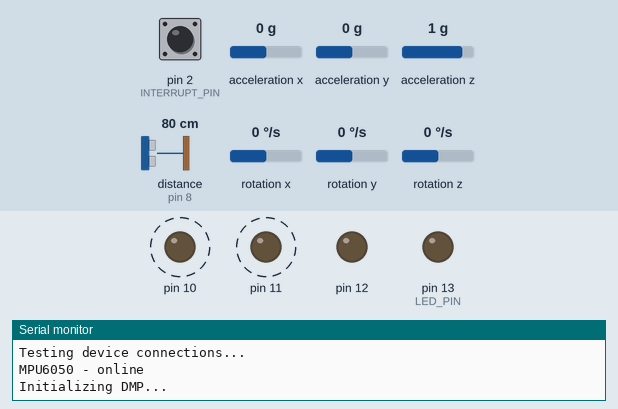
The sketch below on a simulated Arduino Leonardo, built with avr-gcc and run on an emulated ATmega32U4. Parts: output pins drawn as LEDs (lit = HIGH), the last lines printed to the serial monitor. Wiring (inferred from the names in the program): ultrasonic range finder: trigger pin 7; echo pin 8. Dashed ring = blinking. The test bench sets the inputs (shaded band); at power-on: distance to the obstacle (sensor on pin 8) 80 cm, pin 2 (INTERRUPT_PIN) LOW, acceleration x 0 g, acceleration y 0 g, acceleration z 1 g, rotation x 0 °/s, rotation y 0 °/s, rotation z 0 °/s. The echo pulse lasts 58.3 µs per cm; the sensor or clock chip raises its interrupt line as the real part does; pins used as bus, display or sensor lines are not drawn.

Above: at 0.1 s.
At 1.7 s:
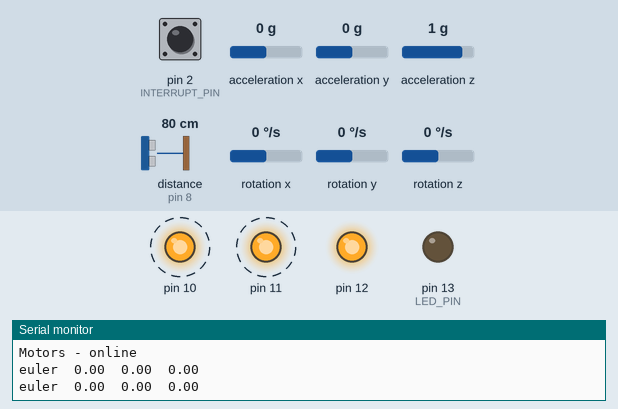
1.8 s: distance to the obstacle (sensor on pin 8) set to 2 cm
At 3.1 s:
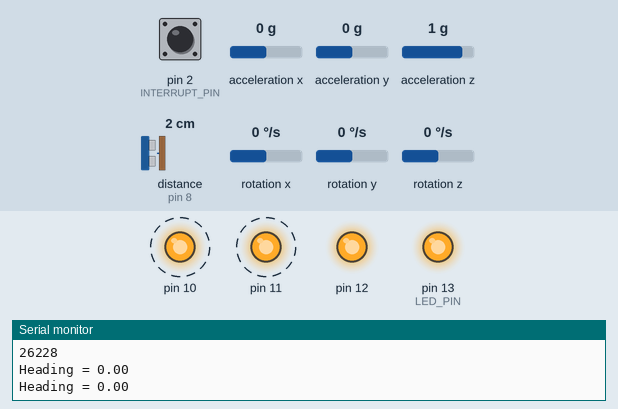
Timing chart, 0 to 10.0 s (numbered marks = the images above; inputs shaded):
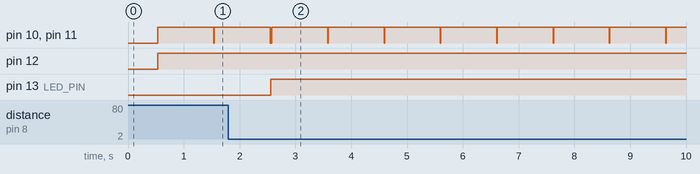

The sketch:

MPU6050.ino
```cpp
// I2C device class (I2Cdev) demonstration Arduino sketch for MPU6050 class using DMP (MotionApps v2.0)
// 6/21/2012 by Jeff Rowberg <jeff@rowberg.net>
// Updates should (hopefully) always be available at https://github.com/jrowberg/i2cdevlib
//
// Changelog:
//      2019-07-08 - Added Auto Calibration and offset generator
//		   - and altered FIFO retrieval sequence to avoid using blocking code
//      2016-04-18 - Eliminated a potential infinite loop
//      2013-05-08 - added seamless Fastwire support
//                 - added note about gyro calibration
//      2012-06-21 - added note about Arduino 1.0.1 + Leonardo compatibility error
//      2012-06-20 - improved FIFO overflow handling and simplified read process
//      2012-06-19 - completely rearranged DMP initialization code and simplification
//      2012-06-13 - pull gyro and accel data from FIFO packet instead of reading directly
//      2012-06-09 - fix broken FIFO read sequence and change interrupt detection to RISING
//      2012-06-05 - add gravity-compensated initial reference frame acceleration output
//                 - add 3D math helper file to DMP6 example sketch
//                 - add Euler output and Yaw/Pitch/Roll output formats
//      2012-06-04 - remove accel offset clearing for better results (thanks Sungon Lee)
//      2012-06-01 - fixed gyro sensitivity to be 2000 deg/sec instead of 250
//      2012-05-30 - basic DMP initialization working

/* ============================================
I2Cdev device library code is placed under the MIT license
Copyright (c) 2012 Jeff Rowberg

Permission is hereby granted, free of charge, to any person obtaining a copy
of this software and associated documentation files (the "Software"), to deal
in the Software without restriction, including without limitation the rights
to use, copy, modify, merge, publish, distribute, sublicense, and/or sell
copies of the Software, and to permit persons to whom the Software is
furnished to do so, subject to the following conditions:

The above copyright notice and this permission notice shall be included in
all copies or substantial portions of the Software.

THE SOFTWARE IS PROVIDED "AS IS", WITHOUT WARRANTY OF ANY KIND, EXPRESS OR
IMPLIED, INCLUDING BUT NOT LIMITED TO THE WARRANTIES OF MERCHANTABILITY,
FITNESS FOR A PARTICULAR PURPOSE AND NONINFRINGEMENT. IN NO EVENT SHALL THE
AUTHORS OR COPYRIGHT HOLDERS BE LIABLE FOR ANY CLAIM, DAMAGES OR OTHER
LIABILITY, WHETHER IN AN ACTION OF CONTRACT, TORT OR OTHERWISE, ARISING FROM,
OUT OF OR IN CONNECTION WITH THE SOFTWARE OR THE USE OR OTHER DEALINGS IN
THE SOFTWARE.
===============================================
*/

// I2Cdev and MPU6050 must be installed as libraries, or else the .cpp/.h files
// for both classes must be in the include path of your project
#include "I2Cdev.h"

#include "MPU6050_6Axis_MotionApps20.h"
//#include "MPU6050.h" // not necessary if using MotionApps include file

// Arduino Wire library is required if I2Cdev I2CDEV_ARDUINO_WIRE implementation
// is used in I2Cdev.h
#if I2CDEV_IMPLEMENTATION == I2CDEV_ARDUINO_WIRE
    #include "Wire.h"
#endif

// class default I2C address is 0x68
// specific I2C addresses may be passed as a parameter here
// AD0 low = 0x68 (default for SparkFun breakout and InvenSense evaluation board)
// AD0 high = 0x69
MPU6050 mpu;
//MPU6050 mpu(0x69); // <-- use for AD0 high

/* =========================================================================
   NOTE: In addition to connection 3.3v, GND, SDA, and SCL, this sketch
   depends on the MPU-6050's INT pin being connected to the Arduino's
   external interrupt #0 pin. On the Arduino Uno and Mega 2560, this is
   digital I/O pin 2.
 * ========================================================================= */

/* =========================================================================
   NOTE: Arduino v1.0.1 with the Leonardo board generates a compile error
   when using Serial.write(buf, len). The Teapot output uses this method.
   The solution requires a modification to the Arduino USBAPI.h file, which
   is fortunately simple, but annoying. This will be fixed in the next IDE
   release. For more info, see these links:

   http://arduino.cc/forum/index.php/topic,109987.0.html
   http://code.google.com/p/arduino/issues/detail?id=958
 * ========================================================================= */


// uncomment "OUTPUT_READABLE_QUATERNION" if you want to see the actual
// quaternion components in a [w, x, y, z] format (not best for parsing
// on a remote host such as Processing or something though)
//#define OUTPUT_READABLE_QUATERNION

// uncomment "OUTPUT_READABLE_EULER" if you want to see Euler angles
// (in degrees) calculated from the quaternions coming from the FIFO.
// Note that Euler angles suffer from gimbal lock (for more info, see
// http://en.wikipedia.org/wiki/Gimbal_lock)
#define OUTPUT_READABLE_EULER

// uncomment "OUTPUT_READABLE_YAWPITCHROLL" if you want to see the yaw/
// pitch/roll angles (in degrees) calculated from the quaternions coming
// from the FIFO. Note this also requires gravity vector calculations.
// Also note that yaw/pitch/roll angles suffer from gimbal lock (for
// more info, see: http://en.wikipedia.org/wiki/Gimbal_lock)
//#define OUTPUT_READABLE_YAWPITCHROLL

// uncomment "OUTPUT_READABLE_REALACCEL" if you want to see acceleration
// components with gravity removed. This acceleration reference frame is
// not compensated for orientation, so +X is always +X according to the
// sensor, just without the effects of gravity. If you want acceleration
// compensated for orientation, us OUTPUT_READABLE_WORLDACCEL instead.
//#define OUTPUT_READABLE_REALACCEL

// uncomment "OUTPUT_READABLE_WORLDACCEL" if you want to see acceleration
// components with gravity removed and adjusted for the world frame of
// reference (yaw is relative to initial orientation, since no magnetometer
// is present in this case). Could be quite handy in some cases.
//#define OUTPUT_READABLE_WORLDACCEL

// uncomment "OUTPUT_TEAPOT" if you want output that matches the
// format used for the InvenSense teapot demo
//#define OUTPUT_TEAPOT


#define INTERRUPT_PIN 2  // use pin 2 on Arduino Uno & most boards
#define LED_PIN 13 // (Arduino is 13, Teensy is 11, Teensy++ is 6)
bool blinkState = false;

// MPU control/status vars
bool dmpReady = false;  // set true if DMP init was successful
uint8_t mpuIntStatus;   // holds actual interrupt status byte from MPU
uint8_t devStatus;      // return status after each device operation (0 = success, !0 = error)
uint16_t packetSize;    // expected DMP packet size (default is 42 bytes)
uint16_t fifoCount;     // count of all bytes currently in FIFO
uint8_t fifoBuffer[64]; // FIFO storage buffer

// orientation/motion vars
Quaternion q;           // [w, x, y, z]         quaternion container
VectorInt16 aa;         // [x, y, z]            accel sensor measurements
VectorInt16 aaReal;     // [x, y, z]            gravity-free accel sensor measurements
VectorInt16 aaWorld;    // [x, y, z]            world-frame accel sensor measurements
VectorFloat gravity;    // [x, y, z]            gravity vector
float euler[3];         // [psi, theta, phi]    Euler angle container
float ypr[3];           // [yaw, pitch, roll]   yaw/pitch/roll container and gravity vector

// packet structure for InvenSense teapot demo
uint8_t teapotPacket[14] = { '$', 0x02, 0,0, 0,0, 0,0, 0,0, 0x00, 0x00, '\r', '\n' };


// ================================================================
// ===               INTERRUPT DETECTION ROUTINE                ===
// ================================================================

volatile bool mpuInterrupt = false;     // indicates whether MPU interrupt pin has gone high
void dmpDataReady() {
    mpuInterrupt = true;
}


// ================================================================
// ===                      INITIAL SETUP                       ===
// ================================================================

void mpu_setup() {
    // join I2C bus (I2Cdev library doesn't do this automatically)
    #if I2CDEV_IMPLEMENTATION == I2CDEV_ARDUINO_WIRE
        Wire.begin();
        Wire.setClock(400000); // 400kHz I2C clock. Comment this line if having compilation difficulties
    #elif I2CDEV_IMPLEMENTATION == I2CDEV_BUILTIN_FASTWIRE
        Fastwire::setup(400, true);
    #endif

    // initialize serial communication
    // (115200 chosen because it is required for Teapot Demo output, but it's
    // really up to you depending on your project)
    Serial.begin(115200);
    while (!Serial); // wait for Leonardo enumeration, others continue immediately

    // NOTE: 8MHz or slower host processors, like the Teensy @ 3.3V or Arduino
    // Pro Mini running at 3.3V, cannot handle this baud rate reliably due to
    // the baud timing being too misaligned with processor ticks. You must use
    // 38400 or slower in these cases, or use some kind of external separate
    // crystal solution for the UART timer.

    // initialize device
    Serial.println(F("Initializing I2C devices..."));
    mpu.initialize();
    pinMode(INTERRUPT_PIN, INPUT);

    // verify connection
    Serial.println(F("Testing device connections..."));
    Serial.println(mpu.testConnection() ? F("MPU6050 - online") : F("MPU6050 connection failed"));

    // wait for ready
//    Serial.println(F("\nSend any character to begin DMP programming and demo: "));
//    while (Serial.available() && Serial.read()); // empty buffer
//    while (!Serial.available());                 // wait for data
//    while (Serial.available() && Serial.read()); // empty buffer again

    // load and configure the DMP
    Serial.println(F("Initializing DMP..."));
    devStatus = mpu.dmpInitialize();

    // supply your own gyro offsets here, scaled for min sensitivity
    mpu.setXGyroOffset(220);
    mpu.setYGyroOffset(76);
    mpu.setZGyroOffset(-85);
    mpu.setZAccelOffset(1788); // 1688 factory default for my test chip

    // make sure it worked (returns 0 if so)
    if (devStatus == 0) {
        // Calibration Time: generate offsets and calibrate our MPU6050
        mpu.CalibrateAccel(6);
        mpu.CalibrateGyro(6);
        mpu.PrintActiveOffsets();
        // turn on the DMP, now that it's ready
        Serial.println(F("Enabling DMP..."));
        mpu.setDMPEnabled(true);

        // enable Arduino interrupt detection
        Serial.print(F("Enabling interrupt detection (Arduino external interrupt "));
        Serial.print(digitalPinToInterrupt(INTERRUPT_PIN));
        Serial.println(F(")..."));
        attachInterrupt(digitalPinToInterrupt(INTERRUPT_PIN), dmpDataReady, RISING);
        mpuIntStatus = mpu.getIntStatus();

        // set our DMP Ready flag so the main loop() function knows it's okay to use it
        Serial.println(F("DMP ready! Waiting for first interrupt..."));
        dmpReady = true;

        // get expected DMP packet size for later comparison
        packetSize = mpu.dmpGetFIFOPacketSize();
    } else {
        // ERROR!
        // 1 = initial memory load failed
        // 2 = DMP configuration updates failed
        // (if it's going to break, usually the code will be 1)
        Serial.print(F("DMP Initialization failed (code "));
        Serial.print(devStatus);
        Serial.println(F(")"));
    }

    // configure LED for output
    pinMode(LED_PIN, OUTPUT);
}


// ================================================================
// ===                    MAIN PROGRAM LOOP                     ===
// ================================================================

float get_heading(){
  if (mpu.dmpGetCurrentFIFOPacket(fifoBuffer)) {
  mpu.dmpGetQuaternion(&q, fifoBuffer);
  mpu.dmpGetEuler(euler, &q);
  return euler[0] * 180/M_PI;
  }
}


void mpu_loop() {
    // if programming failed, don't try to do anything
    if (!dmpReady) return;
    // read a packet from FIFO
    if (mpu.dmpGetCurrentFIFOPacket(fifoBuffer)) { // Get the Latest packet
        #ifdef OUTPUT_READABLE_QUATERNION
            // display quaternion values in easy matrix form: w x y z
            mpu.dmpGetQuaternion(&q, fifoBuffer);
            Serial.print("quat\t");
            Serial.print(q.w);
            Serial.print("\t");
            Serial.print(q.x);
            Serial.print("\t");
            Serial.print(q.y);
            Serial.print("\t");
            Serial.println(q.z);
        #endif

        #ifdef OUTPUT_READABLE_EULER
            // display Euler angles in degrees
            mpu.dmpGetQuaternion(&q, fifoBuffer);
            mpu.dmpGetEuler(euler, &q);
            Serial.print("euler\t");
            Serial.print(euler[0] * 180/M_PI);
            Serial.print("\t");
            Serial.print(euler[1] * 180/M_PI);
            Serial.print("\t");
            Serial.println(euler[2] * 180/M_PI);
        #endif

        #ifdef OUTPUT_READABLE_YAWPITCHROLL
            // display Euler angles in degrees
            mpu.dmpGetQuaternion(&q, fifoBuffer);
            mpu.dmpGetGravity(&gravity, &q);
            mpu.dmpGetYawPitchRoll(ypr, &q, &gravity);
            Serial.print("ypr\t");
            Serial.print(ypr[0] * 180/M_PI);
            Serial.print("\t");
            Serial.print(ypr[1] * 180/M_PI);
            Serial.print("\t");
            Serial.println(ypr[2] * 180/M_PI);
        #endif

        #ifdef OUTPUT_READABLE_REALACCEL
            // display real acceleration, adjusted to remove gravity
            mpu.dmpGetQuaternion(&q, fifoBuffer);
            mpu.dmpGetAccel(&aa, fifoBuffer);
            mpu.dmpGetGravity(&gravity, &q);
            mpu.dmpGetLinearAccel(&aaReal, &aa, &gravity);
            Serial.print("areal\t");
            Serial.print(aaReal.x);
            Serial.print("\t");
            Serial.print(aaReal.y);
            Serial.print("\t");
            Serial.println(aaReal.z);
        #endif

        #ifdef OUTPUT_READABLE_WORLDACCEL
            // display initial world-frame acceleration, adjusted to remove gravity
            // and rotated based on known orientation from quaternion
            mpu.dmpGetQuaternion(&q, fifoBuffer);
            mpu.dmpGetAccel(&aa, fifoBuffer);
            mpu.dmpGetGravity(&gravity, &q);
            mpu.dmpGetLinearAccel(&aaReal, &aa, &gravity);
            mpu.dmpGetLinearAccelInWorld(&aaWorld, &aaReal, &q);
            Serial.print("aworld\t");
            Serial.print(aaWorld.x);
            Serial.print("\t");
            Serial.print(aaWorld.y);
            Serial.print("\t");
            Serial.println(aaWorld.z);
        #endif

        #ifdef OUTPUT_TEAPOT
            // display quaternion values in InvenSense Teapot demo format:
            teapotPacket[2] = fifoBuffer[0];
            teapotPacket[3] = fifoBuffer[1];
            teapotPacket[4] = fifoBuffer[4];
            teapotPacket[5] = fifoBuffer[5];
            teapotPacket[6] = fifoBuffer[8];
            teapotPacket[7] = fifoBuffer[9];
            teapotPacket[8] = fifoBuffer[12];
            teapotPacket[9] = fifoBuffer[13];
            Serial.write(teapotPacket, 14);
            teapotPacket[11]++; // packetCount, loops at 0xFF on purpose
        #endif

        // blink LED to indicate activity
        blinkState = !blinkState;
        digitalWrite(LED_PIN, blinkState);
    }
}
```

RangeFinder.ino
```cpp
// set the Rangefinder pins
#define echoPin 8
#define trigPin 7

// set the variables for ping duration and measured distance
long duration;
int distance;

void range_finder_setup() {
  // put your setup code here, to run once:

  // setup the Pin modes for the range finder
  pinMode(trigPin, OUTPUT);
  pinMode(echoPin, INPUT);

//  Serial.begin(9600);
  Serial.println("Ultrasonic Sensor HC-SR07 - online");

}

void range_finder_loop() {
  // put your main code here, to run repeatedly:

  // Clears the trigPin condition
  digitalWrite(trigPin, LOW);
  delayMicroseconds(2);

  // Sets the trigPin HIGH (ACTIVE) for 10 microseconds
  digitalWrite(trigPin, HIGH);
  delayMicroseconds(10);
  digitalWrite(trigPin, LOW);

  // Reads the echoPin, returns the sound wave travel time in microseconds
  duration = pulseIn(echoPin, HIGH);

  // calculate the distance
  distance = duration * 0.034 / 2;

//  Serial.print("Distance: ");
//  Serial.print(distance);
//  Serial.println(" cm");
}

// Sends out a ping and measures the distance, and returns it
int ping(){

  // Clears the trigPin condition
  digitalWrite(trigPin, LOW);
  delayMicroseconds(2);

  // Sets the trigPin HIGH (ACTIVE) for 10 microseconds
  digitalWrite(trigPin, HIGH);
  delayMicroseconds(10);
  digitalWrite(trigPin, LOW);

  // Reads the echoPin, returns the sound wave travel time in microseconds
  duration = pulseIn(echoPin, HIGH);

  // calculate the distance
  distance = duration * 0.034 / 2;
  return distance;
}
```

loop.ino
```cpp
void loop(){
  float turn_heading;
  while(true) {
    mpu_loop();
    int dist = ping();
    if (dist > 10) {
      forward();
    }
    else
    {
      Serial.println('OBSTACLE! - Turning left');
      // turn left until 90 degrees from current heading

      float heading = get_heading();
      float target_heading = heading;

      Serial.print("Heading = ");
      Serial.println(heading);
      while (target_heading <= (heading + 90)) {
        turn_heading = get_heading();
        Serial.print("Heading = ");
        Serial.println(turn_heading);
        turnLeft();
      }
      heading = turn_heading;
    }
  }
}
```

setup.ino
```cpp
void setup(){
  range_finder_setup();
  mpu_setup();
  motor_setup();
  int dead_reconing = 0; // straight ahead
}
```

Source omitted: motors.ino (2437 bytes)

Measured:
- after the input at 1.8 s, pin 13 (LED_PIN): LOW → HIGH after 0.76 s
- by itself, pin 10, pin 11: alternates HIGH for 1.0 s and LOW for 0.01 s
